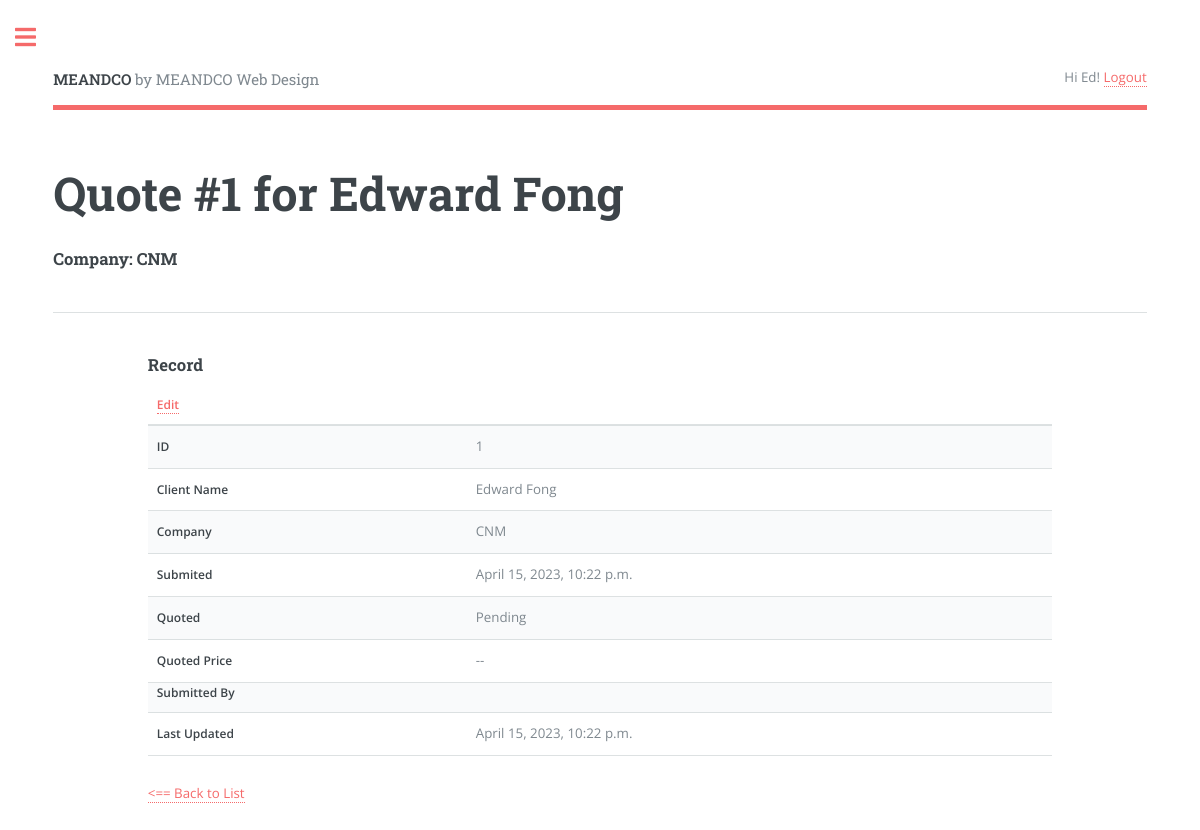
The page /quote/1/ (signed in) on the database as committed earlier.
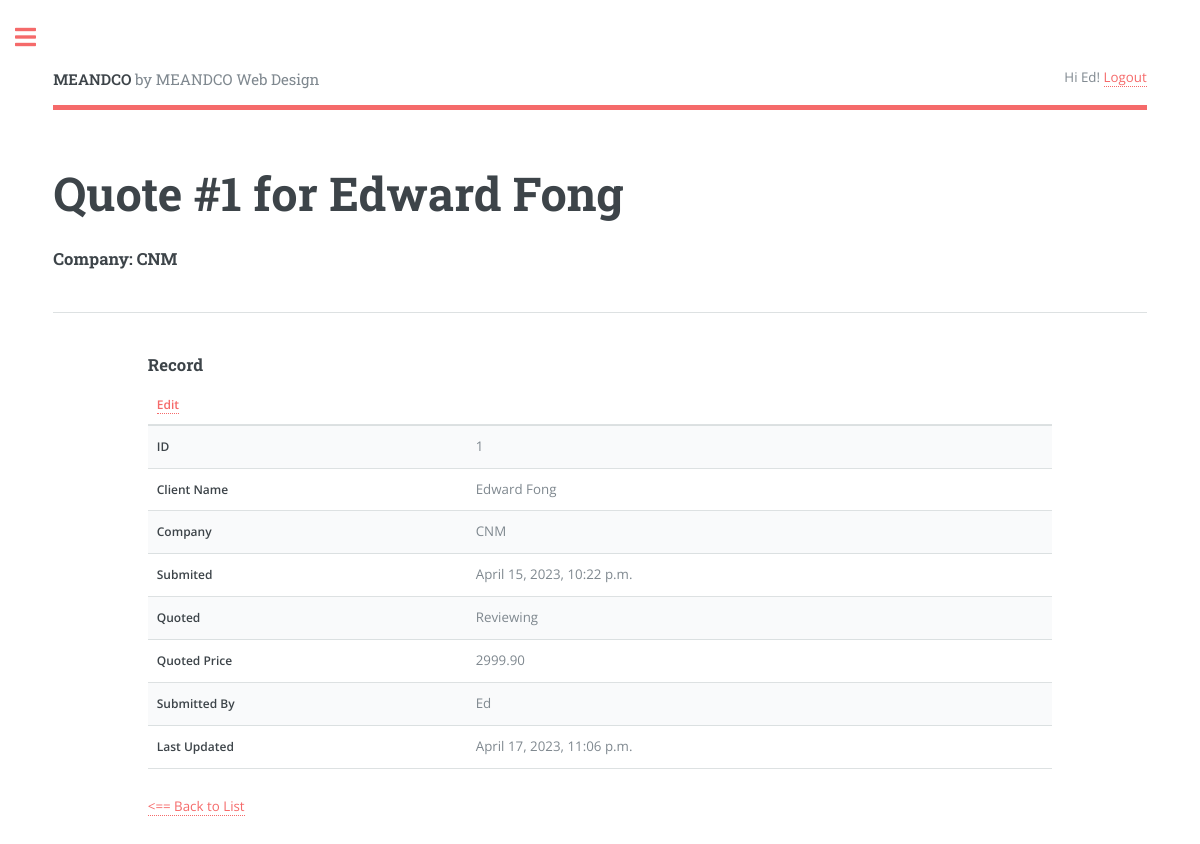
The same page on the database as committed later.
### quote/models.py (models this page shows, shortened)
class Quote(models.Model):
    class Status(models.TextChoices):
        PENDING = 'Pending'
        REVIEWING = 'Reviewing'
        APPROVED = 'Approved'
    class Priority(models.TextChoices):
        URGENT  = 'UG', _('Urgent - 1 to week or less')
        NORMAL  = 'NM', _('Normal - 2 to 4 weeks')
        LOW     = 'LW', _('Low - Still Researching')
    name = models.CharField(max_length=250)
    requester = models.ForeignKey(User,
                                  on_delete=models.CASCADE, related_name='quotes')
    position = models.CharField(max_length=250, null=True,
                                blank=True)
    company = models.CharField(max_length=250, null=True,
                               blank=True)
    address = models.CharField(max_length=250, null=True,
                               blank=True)
    phone = models.CharField(max_length=30)
    email = models.EmailField(max_length=250)
    web_address = models.CharField(max_length=250, null=True,
                                   blank=True)
    description = models.TextField()
    created = models.DateTimeField(auto_now_add=True)
    updated = models.DateTimeField(auto_now=True)
    stat = models.CharField(max_length=20,
                              choices=Status.choices,
                              default=Status.PENDING)
    priority = models.CharField(max_length=2,
                                choices=Priority.choices,
                                default=Priority.NORMAL)
    quoted_price = models.DecimalField(max_digits=250,decimal_places=2,
                                    null=True, blank=True)
    jobfile = models.FileField(upload_to="jobfiles/", null=True, blank=True)
    class Meta:
        ordering = ['created']
        indexes = [
            models.Index(fields=['created'])
        ]

### quote/views.py (the view)
# urls.py: path('quote/<int:quote_id>/', views.quote_detail, name='quote_detail'),
@login_required(login_url='login')
def quote_detail(request, quote_id):
    quote = get_object_or_404(Quote, pk=quote_id)
    context = {'quote': quote}
    return render(request, 'quote/quote_detail.html', context)

### quote/templates/quote/quote_detail.html (shortened to what this page needs)
{% extends "base.html" %}
{% block header %}Quote #{{ quote.id }} for {{ quote.name }}{% endblock %}
{% block h4 %}Company: {{ quote.company }}{% endblock h4 %}
{% block content %}
  <h3>Record</h3>
    <div class="table-wrapper">
        <table>
            <thead>
            <tr>
                {% if request.user.is_superuser %}<th><a href="{% url 'quote_edit' quote.id %}">Edit<a/></th>{% endif %}
            </tr>
            </thead>
            <tbody>
                <tr>
                    <th>ID</th><td>{{ quote.id }}</td>
                </tr>
                <tr>
                    <th>Client Name</th><td>{{ quote.name }}</td>
                </tr>
                <tr>
                    <th>Company</th><td>{{ quote.company }} </td>
                </tr>
                <tr>
                    <th>Submited</th><td>{{ quote.created }}</td>
                </tr>
                <tr>
                    <th>Quoted</th><td>{{ quote.stat }}</td>
                </tr>
                <tr>
                    <th>Quoted Price</th><td>{% if quote.quoted_price  %}{{ quote.quoted_price }} {% else %}--{% endif %}</td>
                </tr>
                <tr>
                    <th>Submitted By</th><td>{{ quote.requester | title }}</td>
                </tr>
                <tr>
                    <th>Last Updated</th><td>{{ quote.updated }}</td>
                </tr>
          </tbody>
        </table>
        <p><a href="{% url 'quotes_list' %}"><== Back to List</a></p>
     </div>
{% endblock %}

Rows that differ between the two databases and show on the page:
changed Quote "Edward Fong": stat "Pending" → "Reviewing"; quoted_price (not shown) → "2999.90"; requester (not shown) → "Ed"; updated "April 15, 2023, 10:22 p.m." → "April 17, 2023, 11:06 p.m."
